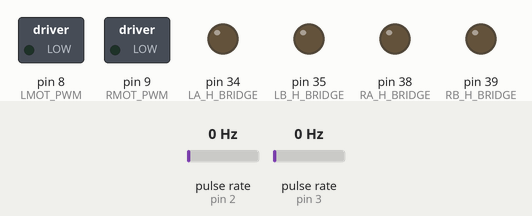
Recording of a sketch running on a simulated Arduino Mega 2560, built with avr-gcc and run on an emulated ATmega2560. Shown: switched loads named in the sketch (green lamp = pin HIGH), output pins drawn as LEDs (lit = HIGH). Wiring (inferred from the names in the program): 2 × pulse sensor: data pin 2 / data pin 3. Inputs (shaded band) come from the test bench; at power-on: pulse rate (sensors on pin 2, pin 3) 0 Hz. What the sketch prints to the serial monitor is not drawn.

Above: at 1.2 s.
1.3 s: pulse rate (sensor on pin 2) set to 50 Hz
4.3 s: pulse rate (sensor on pin 3) set to 4 Hz
At 5.3 s:
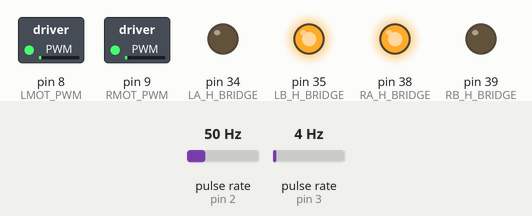
7.3 s: pulse rate (sensor on pin 2) set to 4 Hz
10.3 s: pulse rate (sensor on pin 3) set to 19 Hz
At 11.3 s:
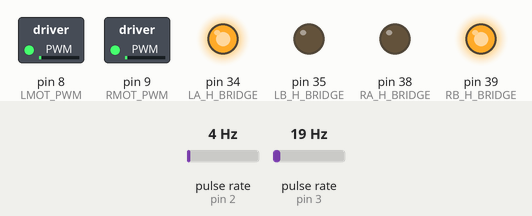
13.3 s: pulse rate (sensor on pin 3) set to 22 Hz
16.3 s: pulse rate (sensor on pin 3) set to 14 Hz
Timing chart, 0 to 66.8 s (numbered marks = the images above; inputs shaded):
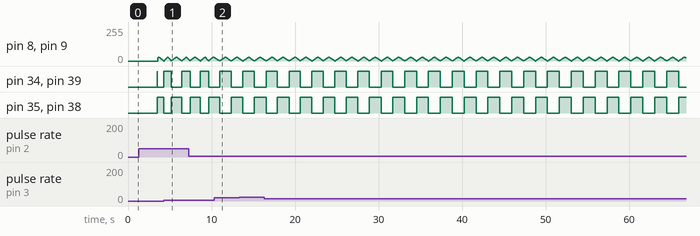

Measured:
- by itself, pin 34 (LA_H_BRIDGE), pin 35 (LB_H_BRIDGE), pin 38 (RA_H_BRIDGE), pin 39 (RB_H_BRIDGE): alternates HIGH for 1.4 s and LOW for 1.4 s

The sketch:

identification.ino
```cpp
/*--------------------------- Motor Driver Usage ---------------------------*/


// Batery Level
#define batery_level 15.6

// Step Size
#define dt 0.002

// Waveform
#define SQUARE 0
#define TRIANGLE 1

// Pins used for left motors
#define LA_H_BRIDGE 34
#define LB_H_BRIDGE 35
#define LMOT_PWM 8

// Pins used for right motors
#define RA_H_BRIDGE 38
#define RB_H_BRIDGE 39
#define RMOT_PWM 9

// Pins used for encoders
#define L_ENC 2  // Left motor's encoder
#define R_ENC 3  // Right motor's encoder

// Encoder constants
#define ENC_COUNTS 560  // Encoder counts equivalent to 1 full rotation
#define ENC_OFFSET 11   // Offset to estabilize motor position

// Possible ways to rotate
#define FORWARD 1
#define BACKWARDS 0

// Constant used when converting a distance in cm to degrees
#define WHEEL_RADIUS 4

volatile long lenc_pos = 0;  // Left encoder's position
volatile long renc_pos = 0;  // Right encoder's position
byte l_way = FORWARD;        // Left motor's rotation way
byte r_way = FORWARD;        // Right motor's rotation way
byte l_pot = 127;            // Left motor's power
byte r_pot = 127;            // Right motor's power

// Calculates how many degrees the motor must rotate in order to
// achieve the distance received as argument
float Dist2Degrees(float distance) {
    return (180 * distance) / (PI * WHEEL_RADIUS);
}

// Calculates how many encoder counts are equivalent to a rotation
// which meets the degrees received as argument
long Degrees2Counts(float degrees) {
    return round((ENC_COUNTS * degrees) / 360) - ENC_OFFSET;
}

// The functions below increment or decrement the encoder counts depending on
// which way the motor is rotating. They use interruptions.

// For left motor's encoder
void DoEncoderL() {
    noInterrupts();
    if (l_way == FORWARD)
        lenc_pos += 1;
    else
        lenc_pos -= 1;
    interrupts();
}

// For right motor's encoder
void DoEncoderR() {
    noInterrupts();
    if (r_way == FORWARD)
        renc_pos += 1;
    else
        renc_pos -= 1;
    interrupts();
}

// As we are not using a controller to estabilize the motor's rotation
// when it reaches the position we commanded, inercia makes it rotate a
// little further than expected, creating the need of an offset.

// This algorithm helps us get a constant offset everytime the motor is
// asked to stop
void StopMotor(byte A_H_BRIDGE, byte B_H_BRIDGE) {
    digitalWrite(A_H_BRIDGE, HIGH);
    digitalWrite(B_H_BRIDGE, HIGH);
}

void StopMotors() {
    digitalWrite(RA_H_BRIDGE, HIGH);
    digitalWrite(RB_H_BRIDGE, HIGH);
    digitalWrite(LA_H_BRIDGE, HIGH);
    digitalWrite(LB_H_BRIDGE, HIGH);
}

// Resets encoders' position variable. Called before using these variables in
// order to prevent an overflow.
void ResetEncs() {
    lenc_pos = 0;
    renc_pos = 0;
}

// The functions below make the motor start rotating in the direction defined
// as FORWARDS.

// For left motor
void OnFwdL(int pwr) {
    int potencia;
    if (pwr >= 0) {
        potencia = pwr;
        l_way = FORWARD;
        digitalWrite(LA_H_BRIDGE, HIGH);
        digitalWrite(LB_H_BRIDGE, LOW);
    } else {
        potencia = -pwr;
        l_way = BACKWARDS;
        digitalWrite(LA_H_BRIDGE, LOW);
        digitalWrite(LB_H_BRIDGE, HIGH);
    }
    analogWrite(LMOT_PWM, potencia);
}

// For right motor
void OnFwdR(int pwr) {
    int potencia;
    if (pwr >= 0) {
        potencia = pwr;
        r_way = FORWARD;
        digitalWrite(RA_H_BRIDGE, LOW);
        digitalWrite(RB_H_BRIDGE, HIGH);
    } else {
        potencia = -pwr;
        r_way = BACKWARDS;
        digitalWrite(RA_H_BRIDGE, HIGH);
        digitalWrite(RB_H_BRIDGE, LOW);
    }
    analogWrite(RMOT_PWM, potencia);
}

// The functions below make the motor start rotating in the direction defined
// as BACKWARDS.

// For left motor
void OnRevL(int pwr) { OnFwdL(-pwr); }

// For right motor
void OnRevR(int pwr) { OnFwdR(-pwr); }

// Makes the motors rotate in the specified way until they reach the distance
// received as argument
void WalkCm(float distance, byte way) {
    // The line below calculates how many encoder counts the motor must rotate
    // to achieve the specified distance
    volatile long pos = Degrees2Counts(Dist2Degrees(distance));

    ResetEncs();
    if (way == FORWARD) {
        OnFwdL(l_pot);
        OnFwdR(r_pot);
    } else {
        OnRevL(l_pot);
        OnRevR(r_pot);
    }

    while (abs(lenc_pos) < pos || abs(renc_pos) < pos) {
        // Serial.print("Left: ");
        // Serial.print(lenc_pos);
        // Serial.print("\tRight: ");
        // Serial.println(renc_pos);
    }

    StopMotor(LA_H_BRIDGE, LB_H_BRIDGE);
    StopMotor(RA_H_BRIDGE, RB_H_BRIDGE);
}

// Encoders' setup function
void StartEncoders() {
    // Left encoder
    pinMode(L_ENC, INPUT);
    attachInterrupt(digitalPinToInterrupt(L_ENC), DoEncoderL, CHANGE);
    // Right encoder
    pinMode(R_ENC, INPUT);
    attachInterrupt(digitalPinToInterrupt(R_ENC), DoEncoderR, CHANGE);
}

// Motor Driver setup function
void StartDriver() {
    // Left motor
    pinMode(LA_H_BRIDGE, OUTPUT);
    pinMode(LB_H_BRIDGE, OUTPUT);
    pinMode(LMOT_PWM, OUTPUT);
    // Right motor
    pinMode(RA_H_BRIDGE, OUTPUT);
    pinMode(RB_H_BRIDGE, OUTPUT);
    pinMode(RMOT_PWM, OUTPUT);
}

void setup() {
    StartDriver();
    StartEncoders();
    Serial.begin(9600);
}

void loop() {
    float now;
    int pwr;
    int WAVEFORM = 1;
    int lastSerial = millis();

    Serial.println("Time PWM Left Right");
    delay(3500);
    if(WAVEFORM == SQUARE){
        pwr = 100;
        float lastFlip = millis();
        while (1) {
          now = millis();
          if (now - lastFlip > 3000) {
            lastFlip = now;
            pwr = -pwr;
            OnFwdL(pwr);
            OnFwdR(pwr);
          }
          if (now - lastSerial > 20) {
              Serial.print(now);
              Serial.print(" ");
              Serial.print(pwr);
              Serial.print(" ");
              Serial.print(lenc_pos);
              Serial.print(" ");
              Serial.print(renc_pos);
              Serial.print("\n");
              lastSerial = now;
          }
        }
    }else if( WAVEFORM == TRIANGLE){
        pwr = 0;
        bool dir = false;
        float lastIncrement = millis();
        while (1) {
            OnFwdR(pwr);
            OnFwdL(pwr);
            now = millis();
            if (now - lastIncrement > 20) {
                if (dir) {
                  Serial.println(" ");
                    pwr = pwr + 1;
                } else {
                  Serial.println(" ");
                    pwr = pwr - 1;
                }
                if (abs(pwr) >= 30) {
                    dir = !dir;
                }
                OnFwdR(pwr);
                OnFwdL(pwr);
            }
            if (now - lastSerial > 20) {
                Serial.print(now);
                Serial.print(" ");
                Serial.print(pwr);
                Serial.print(" ");
                Serial.print(lenc_pos);
                Serial.print(" ");
                Serial.print(renc_pos);
                Serial.print("\n");
                lastSerial = now;
            }
        }
    }
}
```
